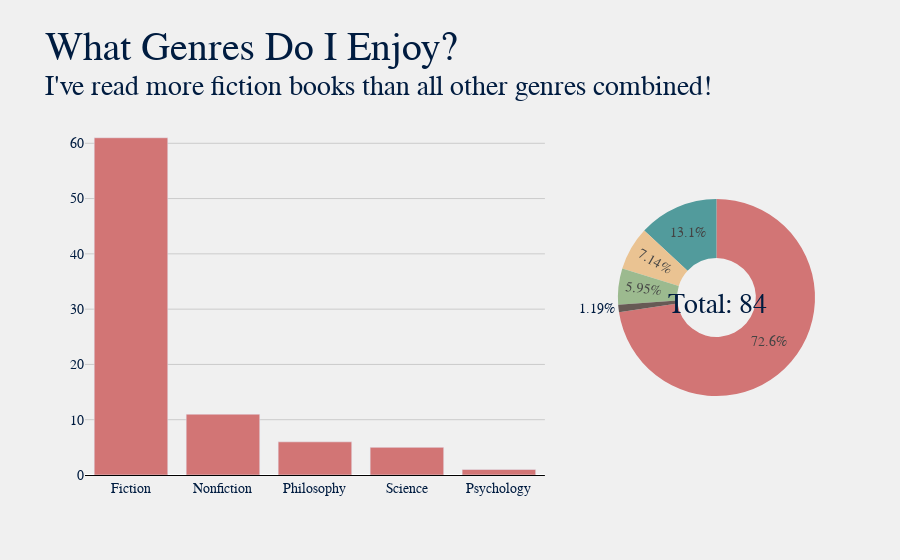

Notebook code cell kept with this figure:
### Markdown cell above
### Basic Statistics - What do I read the most of?

### Code cell
title = "What Genres Do I Enjoy?"
sub = f"I've read more fiction books than all other genres combined!"
plot.gen_bar_pie_graph(df, 'Genre', title, sub, color="#d27575")

### Figure 1 — Plotly figure (JSON) as saved in the notebook; plotly's stock layout.template omitted (floating-point values rounded to 4 significant figures; data arrays with more than 128 entries replaced by an {"elided": "..."} marker saying what was removed)
{"data": [{"hovertemplate": "<b>%{x}</b>: %{y}", "marker": {"color": "#d27575"}, "name": "", "type": "bar", "x": ["Fiction", "Nonfiction", "Philosophy", "Science", "Psychology"], "xaxis": "x", "y": [61, 11, 6, 5, 1], "yaxis": "y"}, {"domain": {"x": [0.73, 1], "y": [0, 1]}, "hole": 0.4, "hovertemplate": "<b>%{label}</b>: %{value}", "labels": ["Fiction", "Nonfiction", "Philosophy", "Science", "Psychology"], "marker": {"colors": {"elided": "420 str values"}}, "name": "", "type": "pie", "values": [61, 11, 6, 5, 1]}], "layout": {"annotations": [{"ax": 0, "ay": 0, "font": {"size": 40}, "text": "<sup>Total: 84", "x": 0.866, "xref": "paper", "y": 0.48, "yref": "paper"}], "autosize": true, "barmode": "group", "font": {"color": "#001c40", "family": "Baskerville", "size": 14}, "margin": {"b": 45, "l": 85, "r": 85, "t": 120}, "paper_bgcolor": "#f0f0f0", "plot_bgcolor": "#f0f0f0", "showlegend": false, "title": {"font": {"color": "#001c40", "family": "Baskerville, Bold", "size": 40}, "text": "What Genres Do I Enjoy?<br><sup>I've read more fiction books than all other genres combined!"}, "xaxis": {"anchor": "y", "autorange": true, "domain": [0, 0.63], "gridcolor": "#cbcbcb", "linecolor": "black", "range": [-0.5, 4.5], "showgrid": false, "showline": true, "title": {}, "type": "category"}, "yaxis": {"anchor": "x", "autorange": true, "domain": [0, 1], "gridcolor": "#cbcbcb", "linecolor": "black", "range": [0, 64.21], "showgrid": true, "showline": false, "showticklabels": true, "title": {}, "type": "linear"}}}
